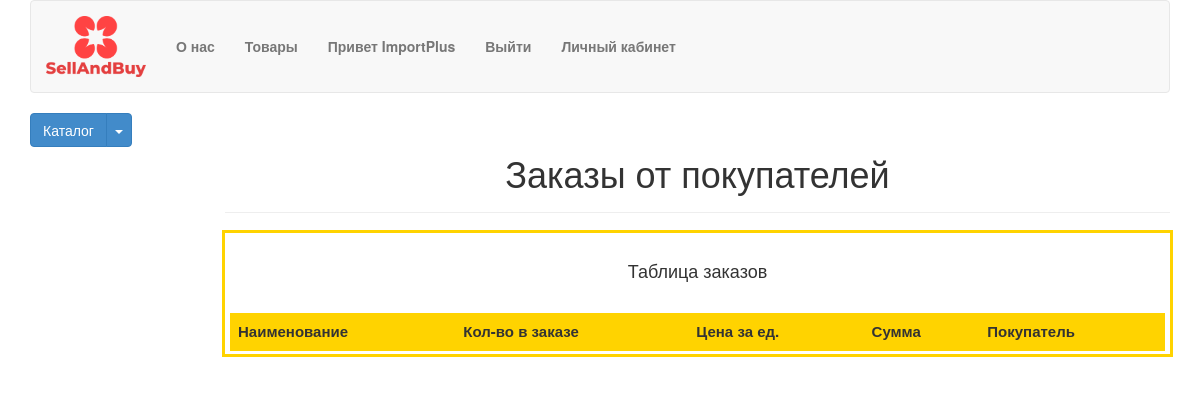
The page /showZacaz/ (signed in) on the database as committed earlier.
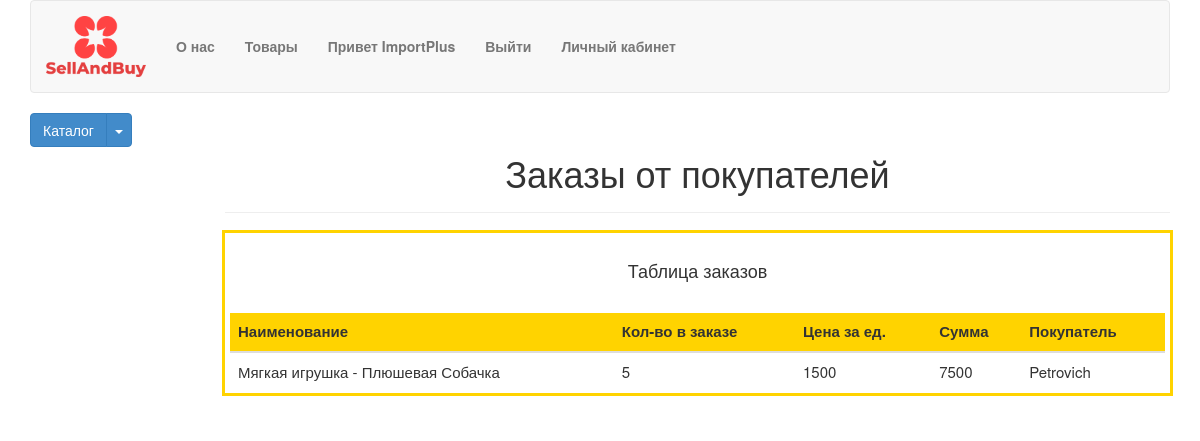
The same page on the database as committed later.
### shopPlatform/models.py (models this page shows)
class Basket(models.Model):
    zakazGuman = models.CharField(max_length=100)
    goodsZacaz = models.CharField(max_length=100, verbose_name='Название товара')
    countGoods = models.IntegerField(verbose_name='Кол-во товара')
    priceGoods = models.IntegerField(verbose_name='Цена за ед')
    sellerUser = models.ForeignKey(User,on_delete=models.CASCADE,verbose_name='Продавец товара')
    def __str__(self):
        valSum = self.priceGoods * self.countGoods
        return f'{valSum}'

### shopPlatform/views.py (the view)
# urls.py: path('showZacaz/', ShowZakaz.as_view(), name='showZakaz'),
class ShowZakaz(ListView):
    model = Basket
    template_name = 'shopTemplates/showZacaz.html'
    context_object_name = 'zakaz'
    def get_context_data(self, **kwargs):
        context = super().get_context_data(**kwargs)
        sellerName = self.request.user
        context['listCategory'] = CategoryOfGoods.objects.all()
        context['basket'] = Basket.objects.filter(sellerUser=sellerName)
        return context

### shopPlatform/models.py (called while the page is built)
    def __str__(self):
        return self.nameOfCategory

    def get_absolute_url(self):
        return reverse('categoryGoods', kwargs={'slug':self.slug})

### templates/shopTemplates/showZacaz.html
{% extends 'base.html' %}
{% block content %}
<div class="row">
	<div class="col-md-12">
		<div class="page-header">
			<h1 class="text-center">Заказы от покупателей</h1>
		</div>
	</div>
	<div class="col-md-12">
		<div class="flexBasket">
			<table class="table">
				<caption>Таблица заказов </caption>
				<thead>
					<tr>
						<th>Наименование</th>
						<th>Кол-во в заказе</th>
						<th>Цена за ед.</th>
						<th>Сумма</th>
						<th>Покупатель</th>
					</tr>
				</thead>
				{% for i in basket %}
				<tbody>
					<tr>
						<td>{{ i.goodsZacaz}}</td>
						<td>{{ i.countGoods}}</td>
						<td>{{ i.priceGoods}}</td>
						<td>{{ i }}</td>
						<td>{{ i.zakazGuman }}</td>
					</tr>
				</tbody>
				{% endfor %}
			</table>
		</div>
	</div>
</div>
{% endblock content %}

Rows that differ between the two databases and show on the page:
added Basket: goodsZacaz "Мягкая игрушка - Плюшевая Собачка", countGoods "5", priceGoods "1500", priceGoods+countGoods "7500", zakazGuman "Petrovich"
